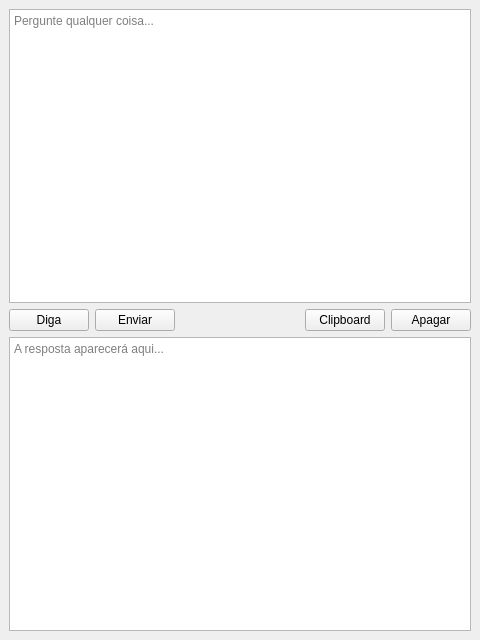
<?xml version="1.0" encoding="UTF-8"?>
<ui version="4.0">
 <class>MainWindow</class>
 <widget class="QMainWindow" name="MainWindow">
  <property name="geometry">
   <rect>
    <x>0</x>
    <y>0</y>
    <width>480</width>
    <height>640</height>
   </rect>
  </property>
  <property name="windowTitle">
   <string>Minha assistente Gemini</string>
  </property>
  <property name="windowIcon">
   <iconset>
    <normaloff>assets/robo.png</normaloff>assets/robo.png</iconset>
  </property>
  <property name="windowOpacity">
   <double>0.950000000000000</double>
  </property>
  <widget class="QWidget" name="centralwidget">
   <layout class="QGridLayout" name="gridLayout_2">
    <item row="0" column="0">
     <layout class="QGridLayout" name="gridLayout">
      <item row="0" column="0">
       <layout class="QVBoxLayout" name="verticalLayout">
        <item>
         <widget class="QTextEdit" name="txt_chat">
          <property name="placeholderText">
           <string>Pergunte qualquer coisa...</string>
          </property>
         </widget>
        </item>
       </layout>
      </item>
      <item row="1" column="0">
       <layout class="QHBoxLayout" name="horizontalLayout">
        <item>
         <widget class="QPushButton" name="bt_usar_mic">
          <property name="cursor">
           <cursorShape>PointingHandCursor</cursorShape>
          </property>
          <property name="text">
           <string>Diga</string>
          </property>
          <property name="icon">
           <iconset>
            <normaloff>assets/mic.png</normaloff>assets/mic.png</iconset>
          </property>
          <property name="iconSize">
           <size>
            <width>32</width>
            <height>32</height>
           </size>
          </property>
          <property name="shortcut">
           <string>Ctrl+O</string>
          </property>
         </widget>
        </item>
        <item>
         <widget class="QPushButton" name="bt_enviar">
          <property name="cursor">
           <cursorShape>PointingHandCursor</cursorShape>
          </property>
          <property name="text">
           <string>Enviar</string>
          </property>
          <property name="icon">
           <iconset>
            <normaloff>assets/assistente.png</normaloff>assets/assistente.png</iconset>
          </property>
          <property name="iconSize">
           <size>
            <width>32</width>
            <height>32</height>
           </size>
          </property>
          <property name="shortcut">
           <string>Ctrl+Return</string>
          </property>
         </widget>
        </item>
        <item>
         <spacer name="horizontalSpacer">
          <property name="orientation">
           <enum>Qt::Horizontal</enum>
          </property>
          <property name="sizeHint" stdset="0">
           <size>
            <width>40</width>
            <height>20</height>
           </size>
          </property>
         </spacer>
        </item>
        <item>
         <widget class="QPushButton" name="bt_copy">
          <property name="text">
           <string>Clipboard</string>
          </property>
          <property name="icon">
           <iconset>
            <normaloff>assets/copy.png</normaloff>assets/copy.png</iconset>
          </property>
          <property name="iconSize">
           <size>
            <width>32</width>
            <height>32</height>
           </size>
          </property>
          <property name="shortcut">
           <string>Ctrl+C</string>
          </property>
         </widget>
        </item>
        <item>
         <widget class="QPushButton" name="bt_erase">
          <property name="whatsThis">
           <string>limpar a caixa de texto</string>
          </property>
          <property name="text">
           <string>Apagar</string>
          </property>
          <property name="icon">
           <iconset>
            <normaloff>assets/eraser.png</normaloff>assets/eraser.png</iconset>
          </property>
          <property name="iconSize">
           <size>
            <width>32</width>
            <height>32</height>
           </size>
          </property>
          <property name="shortcut">
           <string>Ctrl+Del</string>
          </property>
         </widget>
        </item>
       </layout>
      </item>
      <item row="2" column="0">
       <layout class="QVBoxLayout" name="verticalLayout_2">
        <item>
         <widget class="QTextEdit" name="txt_resposta">
          <property name="placeholderText">
           <string>A resposta aparecerá aqui...</string>
          </property>
         </widget>
        </item>
       </layout>
      </item>
     </layout>
    </item>
   </layout>
  </widget>
 </widget>
 <resources>
  <include location="assets/img.qrc"/>
 </resources>
 <connections/>
</ui>
